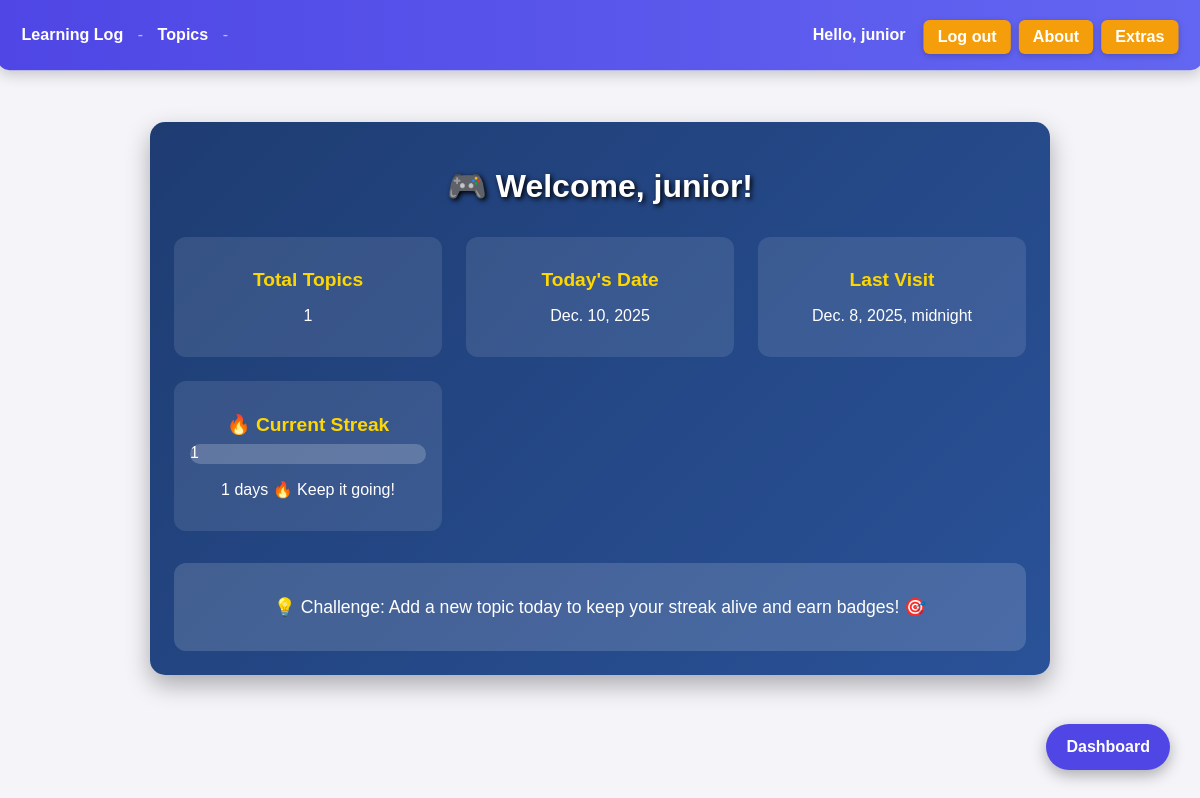
Before: /dashboard/ (signed in) with the older database file.
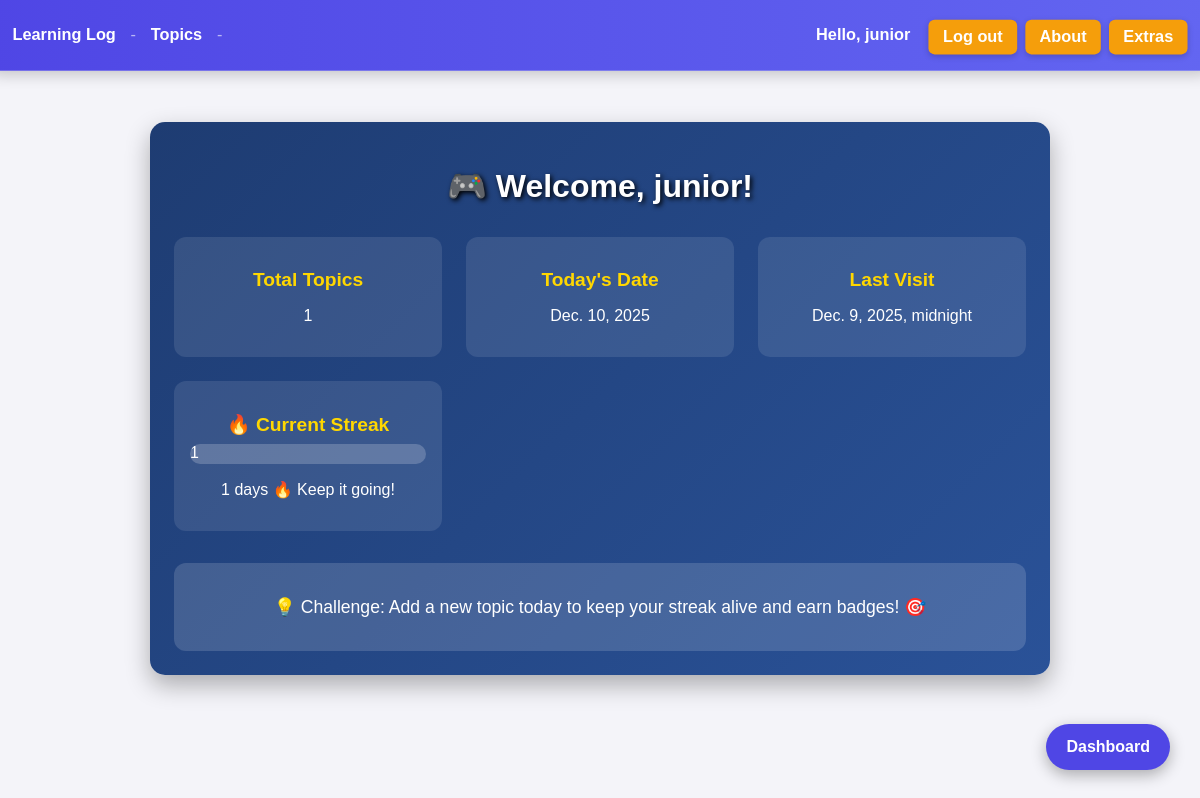
After: the same page with the newer database file.
### learning_logs/models.py (models this page shows, shortened)
class UserProfile(models.Model):
    user = models.OneToOneField(User, on_delete=models.CASCADE)
    current_streak = models.PositiveIntegerField(default=0)
    last_entry_date = models.DateTimeField(null=True, blank=True)

### learning_logs/views.py (the view)
# urls.py: path('dashboard/', views.dashboard, name='dashboard'),
@login_required
def dashboard(request):
    topics = Topic.objects.filter(owner=request.user)
    topic_length = topics.count()
    profile, created = UserProfile.objects.get_or_create(user=request.user)
    today = date.today()
    streak = profile.current_streak
    last_entry_date = profile.last_entry_date
    if not request.user.email:
        messages.info(request, "Please update your email to receive streak reminders!")
    context = {
        'topic_length': topic_length,
        'today': today,
        'streak': streak,
        'last_entry_date': last_entry_date,
    }
    return render(request, 'learning_logs/dashboard.html', context)

### learning_logs/templates/learning_logs/dashboard.html (shortened to what this page needs)
{% extends 'learning_logs/base.html' %}
{% block content %}
<div class="dashboard-container">
    <h1 class="welcome">🎮 Welcome, {{ user.username }}!</h1>
    <div class="stats">
        <div class="stat-card">
            <h2>Total Topics</h2>
            <p>{{ topic_length }}</p>
        </div>
        <div class="stat-card">
            <h2>Today's Date</h2>
            <p>{{ today }}</p>
        </div>
        <div class="stat-card">
            <h2>Last Visit</h2>
            <p>{{ last_entry_date }}</p>
        </div>
        <div class="stat-card streak-card">
            <h2>🔥 Current Streak</h2>
            <div class="streak-bar">
                <div class="streak-fill" style="width: 0%;">{{ streak|add:"0" }}</div>
            </div>
            <p>{{ streak }} days 🔥 Keep it going!</p>
        </div>
    </div>
    <div class="challenge">
        <p>💡 Challenge: Add a new topic today to keep your streak alive and earn badges! 🎯</p>
    </div>
</div>
{% endblock %}

Changed rows visible on the page:
changed UserProfile: last_entry_date "Dec. 8, 2025, midnight" → "Dec. 9, 2025, midnight"
